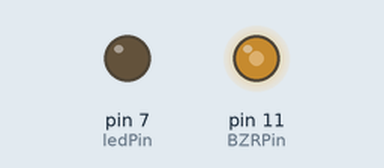
Simulated run of this program. Board: Raspberry Pi (header pin numbers). Shown: output pins drawn as LEDs (lit = HIGH). At 20.3 s the program stops and its outputs stay as they are.

Above: at 7.3 s.
At 19.8 s:
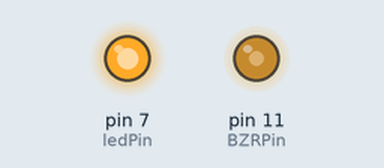
Timing chart, 0 to 21.3 s (numbered marks = the images above):
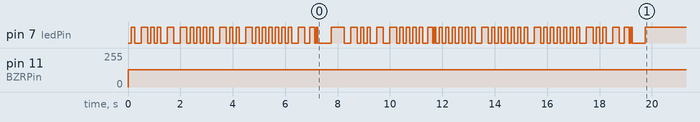

The program:

come.py
```python
#!/usr/bin/python
import RPi.GPIO as GPIO
import time

#physical location
BZRPin = 11
ledPin = 7

GPIO.setmode(GPIO.BOARD)
GPIO.setup(BZRPin, GPIO.OUT)
GPIO.setup(ledPin, GPIO.OUT)
GPIO.output(BZRPin, GPIO.LOW)
GPIO.output(ledPin, GPIO.HIGH)

p = GPIO.PWM(BZRPin, 50)
p.start(50)
beat = 0.25

cL = 129
cLS = 139
dL = 146
dLS= 156
eL= 163
fL= 173
fLS= 185
gL= 194
gLS= 207
aL= 219
aLS= 228
bL= 232
c= 261
cS= 277
d= 294
dS= 311
e= 329
f= 349
fS= 370
g= 391
gS= 415
a= 440
aS= 455
b= 466
cH= 523
cHS= 554
dH= 587
dHS= 622
eH= 659
fH= 698
fHS= 740
gH= 784
gHS= 830
aH= 880
aHS= 910
bH= 933

def light(pause):
  GPIO.output(ledPin, GPIO.LOW)
  time.sleep(pause/2)
  GPIO.output(ledPin, GPIO.HIGH)
  time.sleep(pause/2)

try:
    p.ChangeFrequency(f)
    light(beat)
    p.ChangeFrequency(f)
    light(beat*2)
    p.ChangeFrequency(c)
    light(beat)
    p.ChangeFrequency(f)
    light(beat)

    p.ChangeFrequency(g)
    light(beat*2)
    p.ChangeFrequency(c)
    light(beat*2)

    p.ChangeFrequency(a)
    light(beat)
    p.ChangeFrequency(g)
    light(beat)
    p.ChangeFrequency(a)
    light(beat)
    p.ChangeFrequency(aS)
    light(beat)

    p.ChangeFrequency(a)
    light(beat*2)
    p.ChangeFrequency(g)
    light(beat)
    p.ChangeFrequency(f)
    light(beat)

    p.ChangeFrequency(f)
    light(beat*2)
    p.ChangeFrequency(e)
    light(beat)
    p.ChangeFrequency(d)
    light(beat)

    p.ChangeFrequency(e)
    light(beat)
    p.ChangeFrequency(f)
    light(beat)
    p.ChangeFrequency(g)
    light(beat)
    p.ChangeFrequency(a)
    light(beat)

    p.ChangeFrequency(e)
    light(beat*2)
    p.ChangeFrequency(d)
    light(beat*1.5)
    p.ChangeFrequency(c)
    light(beat*0.5)
    p.ChangeFrequency(c)
    light(beat*4)

    p.ChangeFrequency(cH)
    light(beat*2)
    p.ChangeFrequency(aS)
    light(beat)
    p.ChangeFrequency(a)
    light(beat)

    p.ChangeFrequency(aS)
    light(beat*2)
    p.ChangeFrequency(a)
    light(beat*2)

    p.ChangeFrequency(g)
    light(beat)
    p.ChangeFrequency(a)
    light(beat)
    p.ChangeFrequency(f)
    light(beat)
    p.ChangeFrequency(g)
    light(beat)

    p.ChangeFrequency(e)
    light(beat*1.5)
    p.ChangeFrequency(d)
    light(beat*0.5)
    p.ChangeFrequency(c)
    light(beat)
    p.ChangeFrequency(f)
    light(beat)

    p.ChangeFrequency(f)
    light(beat)
    p.ChangeFrequency(e)
    light(beat)
    p.ChangeFrequency(f)
    light(beat)
    p.ChangeFrequency(g)
    light(beat)

    p.ChangeFrequency(f)
    light(beat*2)
    p.ChangeFrequency(c)
    light(beat)
    p.ChangeFrequency(a)
    light(beat)

    p.ChangeFrequency(a)
    light(beat)
    p.ChangeFrequency(g)
    light(beat)
    p.ChangeFrequency(a)
    light(beat)
    p.ChangeFrequency(aS)
    light(beat)

    p.ChangeFrequency(a)
    light(beat*2)
    p.ChangeFrequency(g)
    light(beat)
    p.ChangeFrequency(a)
    light(beat)

    p.ChangeFrequency(aS)
    light(beat)
    p.ChangeFrequency(a)
    light(beat)
    p.ChangeFrequency(g)
    light(beat)
    p.ChangeFrequency(f)
    light(beat)

    p.ChangeFrequency(e)
    light(beat*2)
    p.ChangeFrequency(f)
    light(beat)
    p.ChangeFrequency(aS)
    light(beat)

    p.ChangeFrequency(a)
    light(beat*2)
    p.ChangeFrequency(g)
    light(beat*1.5)
    p.ChangeFrequency(f)
    light(beat*0.5)

    p.ChangeFrequency(f)
    light(beat*4)

except KeyboardInterrupt:
  p.stop()
  GPIO.cleanup()
```

Measured:
- by itself, pin 7 (ledPin): LOW → HIGH at 0.13 s, → LOW 0.13 s later, → HIGH 0.25 s later, → LOW 0.25 s later, … (123 changes in this stretch)
- by itself, pin 11 (BZRPin): 0/255 → 128/255 at 0.00 s
